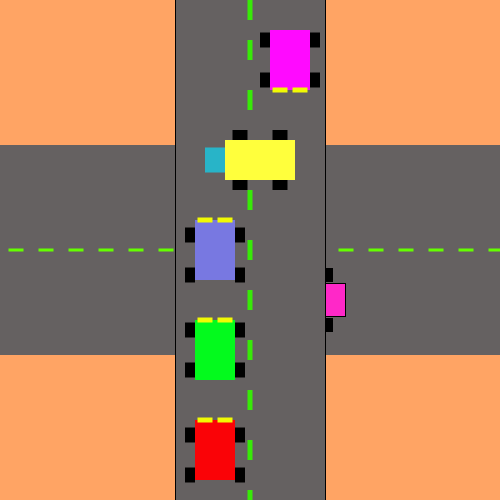
Frame 1 (no input)
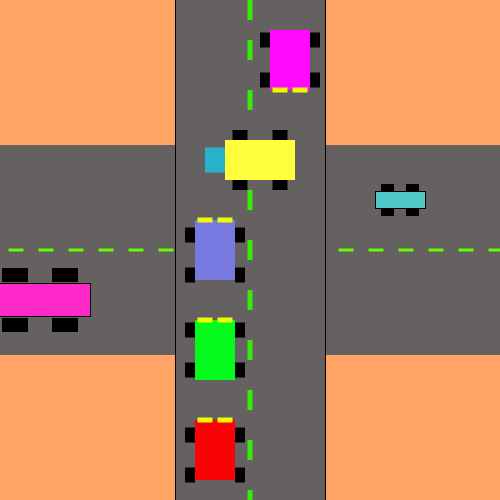
Frame 60 (the mouse pressed at the canvas centre just before this capture)
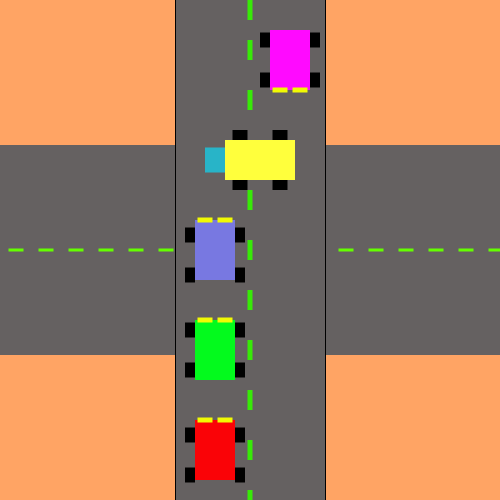
Frame 120 (the mouse held since frame 60 and released just before this capture)

The Processing sketch that drew these frames (run headless with seeded random() and noise(); from frame 60 on, the mouse is pressed at the canvas centre):

// Processing sketch: processing_88413
// ── processing_88413.pde

float x1= 280;  
float y1=300; 
float x2= 280;  
float y2=200; 
float speed = 15;
float speed2 = -15;



 
 
void setup() {
  frameRate (10); 
  size (500, 500);
}
void draw () {
  background (101,97,97);
  move1 (); 
  move2 (); 
  bounce (); 
  bounce2 (); 


  drawCar (x1, y1, 100, color (255, 40, 200)) ;
  drawCar (x2, y2, 50, color (80, 200, 200)) ;

 
 

  noStroke();
  fill (100,255,0);
  for(int h=16; h<=height; h+=30) {
    rect(h,250,15,3);
  }
  rectMode(CENTER);
  fill (255,164,100);
  rect(width/2,0,width,290);
 
  rect(width/2,500,width,290);
      stroke(0);
      fill(101,97,97);
    rect( 250,0,150,1000);
    noStroke();
    fill( 55,234,7);
    rect( 250,0,5,40);
    rect( 250,50,5,20);
    rect( 250,100,5,20);
    rect( 250,150,5,20);
    rect( 250,200,5,20);
    rect( 250,250,5,20);
    rect( 250,300,5,20);
    rect( 250,350,5,20);
    rect( 250,400,5,20);
    rect( 250,450,5,20);
    rect( 250,500,5,20);
    rect( 250,550,5,20);
    fill( 200,30,120);
    fill(120,120,225);
    rect(215,250,40,60);
    fill(241,250,3);
    rect(205,220,15,5);
    rect(225,220,15,5);
    fill(0);
    rect( 190,235,10,15);
    rect( 190,275,10,15);
    rect( 240,275,10,15);
    rect( 240,235,10,15);
    fill(255,255,60);
    rect(260,160,70,40);
    fill(40,180,200);
    rect(215,160,20,25);
    fill(0);
    rect( 240,135,15,10);
    rect( 240,185,15,10);
    rect( 280,135,15,10);
    rect( 280,185,15,10);
    fill(3,250,29);
    rect(215,350,40,60);
    fill(241,250,3);
    rect(205,320,15,5);
    rect(225,320,15,5);
    fill(0);
    rect( 190,330,10,15);
    rect( 190,370,10,15);
    rect( 240,370,10,15);
    rect( 240,330,10,15);
    fill(250,3,7);
    rect(215,450,40,60);
    fill(241,250,3);
    rect(205,420,15,5);
    rect(225,420,15,5);
    fill(0);
    rect( 190,435,10,15);
    rect( 190,475,10,15);
    rect( 240,475,10,15);
    rect( 240,435,10,15);
    fill(255,10,255);
    rect(290,60,40,60);
     fill(241,250,3);
     rect(280,90,15,5);
     rect(300,90,15,5);
    fill(0);
    rect( 265,40,10,15);
    rect( 265,80,10,15);
    rect( 315,80,10,15);
    rect( 315,40,10,15);
    
   
}
 
 

void move1 () {
  x1 = x1 +speed; 
}
 
void move2 () {
  x2 = x2 +speed2; 
}
 
void bounce () {
  if ((x1>width+100) || (x1<-100)) {
    speed = speed * -1;
  }
}
 
void bounce2 () {
  if ((x2>width+100) || (x2<-100)) {
    speed2 = speed2 * -1;
  }
}
void display () {
  drawCar (x1, y1, 64, color (200, 200, 0)) ;
  drawCar (x2, y2, 64, color (200, 200, 0)) ;

}
 
 
void drawCar (float x, float y, float thesize, color c) {
  float offset = thesize/4; 
  rectMode (CENTER);
  stroke (0);
  fill (c); 
  rect (x, y, thesize, thesize/3);

  fill(0);
  rect (x-offset, y-offset, offset, offset/2);
  rect (x+offset, y-offset, offset, offset/2);
  rect (x-offset, y+offset, offset, offset/2);
  rect (x+offset, y+offset, offset, offset/2);
  
 
}
